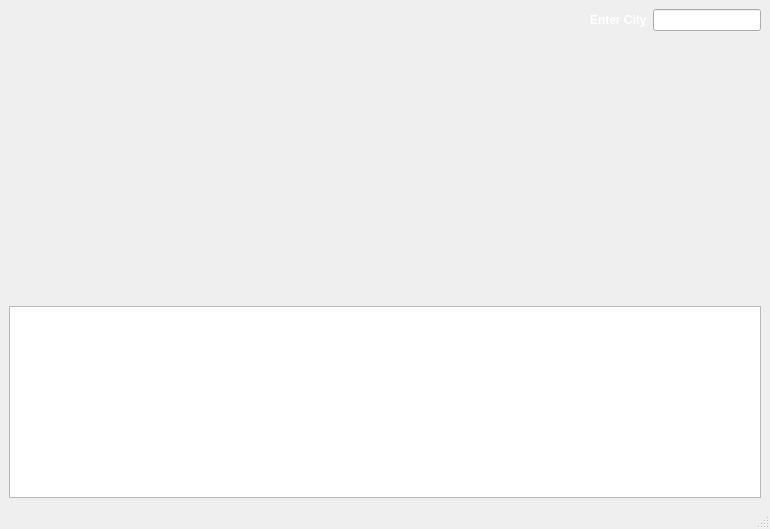
<?xml version="1.0" encoding="UTF-8"?>
<ui version="4.0">
 <class>MainWindow</class>
 <widget class="QMainWindow" name="MainWindow">
  <property name="geometry">
   <rect>
    <x>0</x>
    <y>0</y>
    <width>770</width>
    <height>529</height>
   </rect>
  </property>
  <property name="windowTitle">
   <string>MainWindow</string>
  </property>
  <property name="styleSheet">
   <string notr="true">#Form{
	background-color: lightblue
}</string>
  </property>
  <widget class="QWidget" name="form">
   <property name="styleSheet">
    <string notr="true">#form {
	background-image: url(:/images/rain_1.png);
}</string>
   </property>
   <layout class="QVBoxLayout" name="verticalLayout_2" stretch="0,0,1,0">
    <item>
     <layout class="QHBoxLayout" name="horizontalLayout" stretch="0,1,2,0,0">
      <item>
       <widget class="QLabel" name="time">
        <property name="styleSheet">
         <string notr="true">#time {
	color: white;
	font-family: &quot;Courier New&quot;, monospace;
	font-weight: bold;
}</string>
        </property>
        <property name="text">
         <string/>
        </property>
       </widget>
      </item>
      <item>
       <widget class="QLabel" name="localTime">
        <property name="styleSheet">
         <string notr="true">#localTime {
	color: white;
	font-family: &quot;Lucida Console&quot;, &quot;Courier New&quot;, monospace;
	font-weight: bold;
}</string>
        </property>
        <property name="text">
         <string/>
        </property>
       </widget>
      </item>
      <item>
       <spacer name="horizontalSpacer">
        <property name="orientation">
         <enum>Qt::Horizontal</enum>
        </property>
        <property name="sizeHint" stdset="0">
         <size>
          <width>40</width>
          <height>20</height>
         </size>
        </property>
       </spacer>
      </item>
      <item>
       <widget class="QLabel" name="enterNameLabel">
        <property name="styleSheet">
         <string notr="true">#enterNameLabel {
	color: white;
	font-family: &quot;Courier New&quot;, monospace;
	font-weight: bold;
}</string>
        </property>
        <property name="text">
         <string>Enter City</string>
        </property>
       </widget>
      </item>
      <item>
       <widget class="QLineEdit" name="placeSearch">
        <property name="styleSheet">
         <string notr="true">QLineEdit:focus {
    selection-color: white;   
    border: 2px groove gray;
    border-radius: 10px;
    padding: 2px 4px;
}

QLineEdit:edit-focus {
    selection-color: white;   
    border: 2px groove gray;
    border-radius: 10px;
    padding: 2px 4px;
}</string>
        </property>
       </widget>
      </item>
     </layout>
    </item>
    <item>
     <spacer name="verticalSpacer_2">
      <property name="orientation">
       <enum>Qt::Vertical</enum>
      </property>
      <property name="sizeHint" stdset="0">
       <size>
        <width>20</width>
        <height>40</height>
       </size>
      </property>
     </spacer>
    </item>
    <item>
     <layout class="QHBoxLayout" name="horizontalLayout_4" stretch="0">
      <item>
       <layout class="QVBoxLayout" name="verticalLayout" stretch="2,0,0,2,1,2">
        <item alignment="Qt::AlignHCenter">
         <widget class="QLabel" name="placeLabel">
          <property name="styleSheet">
           <string notr="true">#placeLabel {
	font-size: 25px;
	color: white;
	color: white;
	font-family: &quot;Courier New&quot;, monospace;
	font-weight: bold;
}</string>
          </property>
          <property name="text">
           <string/>
          </property>
         </widget>
        </item>
        <item>
         <layout class="QVBoxLayout" name="verticalLayout_3"/>
        </item>
        <item alignment="Qt::AlignHCenter">
         <widget class="QLabel" name="temperature">
          <property name="styleSheet">
           <string notr="true">#temperature {
	font-size: 60px;
	color: white;
	color: white;
	font-family:&quot;Courier New&quot;, monospace;
	font-weight: bold;
}</string>
          </property>
          <property name="text">
           <string/>
          </property>
         </widget>
        </item>
        <item alignment="Qt::AlignHCenter">
         <widget class="QLabel" name="description">
          <property name="styleSheet">
           <string notr="true">#description{
	color: white;
	font-family: &quot;Courier New&quot;, monospace;
	font-weight: bold;
	font-size: 14px;
}</string>
          </property>
          <property name="text">
           <string/>
          </property>
         </widget>
        </item>
        <item>
         <spacer name="verticalSpacer">
          <property name="orientation">
           <enum>Qt::Vertical</enum>
          </property>
          <property name="sizeHint" stdset="0">
           <size>
            <width>17</width>
            <height>13</height>
           </size>
          </property>
         </spacer>
        </item>
        <item>
         <layout class="QHBoxLayout" name="horizontalLayout_2" stretch="1,2,2,2,0,1">
          <item>
           <spacer name="horizontalSpacer_2">
            <property name="orientation">
             <enum>Qt::Horizontal</enum>
            </property>
            <property name="sizeHint" stdset="0">
             <size>
              <width>40</width>
              <height>20</height>
             </size>
            </property>
           </spacer>
          </item>
          <item alignment="Qt::AlignHCenter">
           <widget class="QLabel" name="morningTemp">
            <property name="styleSheet">
             <string notr="true">#wind { 
	color: white;
	font-family: &quot;Courier New&quot;, monospace;
	font-size: 14px;
}</string>
            </property>
            <property name="text">
             <string/>
            </property>
           </widget>
          </item>
          <item alignment="Qt::AlignHCenter">
           <widget class="QLabel" name="noonTemp">
            <property name="styleSheet">
             <string notr="true">#visibility{
	color: white;
	font-family: &quot;Courier New&quot;, monospace;
	font-size: 14px;
}</string>
            </property>
            <property name="text">
             <string/>
            </property>
           </widget>
          </item>
          <item alignment="Qt::AlignHCenter">
           <widget class="QLabel" name="nightTemp">
            <property name="styleSheet">
             <string notr="true">#pressure {
	color: white;
	font-family: &quot;Courier New&quot;, monospace;
	font-size: 14px;
}</string>
            </property>
            <property name="text">
             <string/>
            </property>
           </widget>
          </item>
          <item>
           <widget class="QLabel" name="humidity">
            <property name="styleSheet">
             <string notr="true">#humidity {
	color: white;
	font-family: &quot;Courier New&quot;, monospace;
	font-size: 14px;
}
</string>
            </property>
            <property name="text">
             <string/>
            </property>
           </widget>
          </item>
          <item>
           <spacer name="horizontalSpacer_3">
            <property name="orientation">
             <enum>Qt::Horizontal</enum>
            </property>
            <property name="sizeHint" stdset="0">
             <size>
              <width>40</width>
              <height>20</height>
             </size>
            </property>
           </spacer>
          </item>
         </layout>
        </item>
       </layout>
      </item>
     </layout>
    </item>
    <item>
     <widget class="QListWidget" name="weatherList">
      <property name="styleSheet">
       <string notr="true"/>
      </property>
     </widget>
    </item>
   </layout>
  </widget>
  <widget class="QMenuBar" name="menubar">
   <property name="geometry">
    <rect>
     <x>0</x>
     <y>0</y>
     <width>770</width>
     <height>22</height>
    </rect>
   </property>
  </widget>
  <widget class="QStatusBar" name="statusbar"/>
 </widget>
 <resources/>
 <connections/>
</ui>
